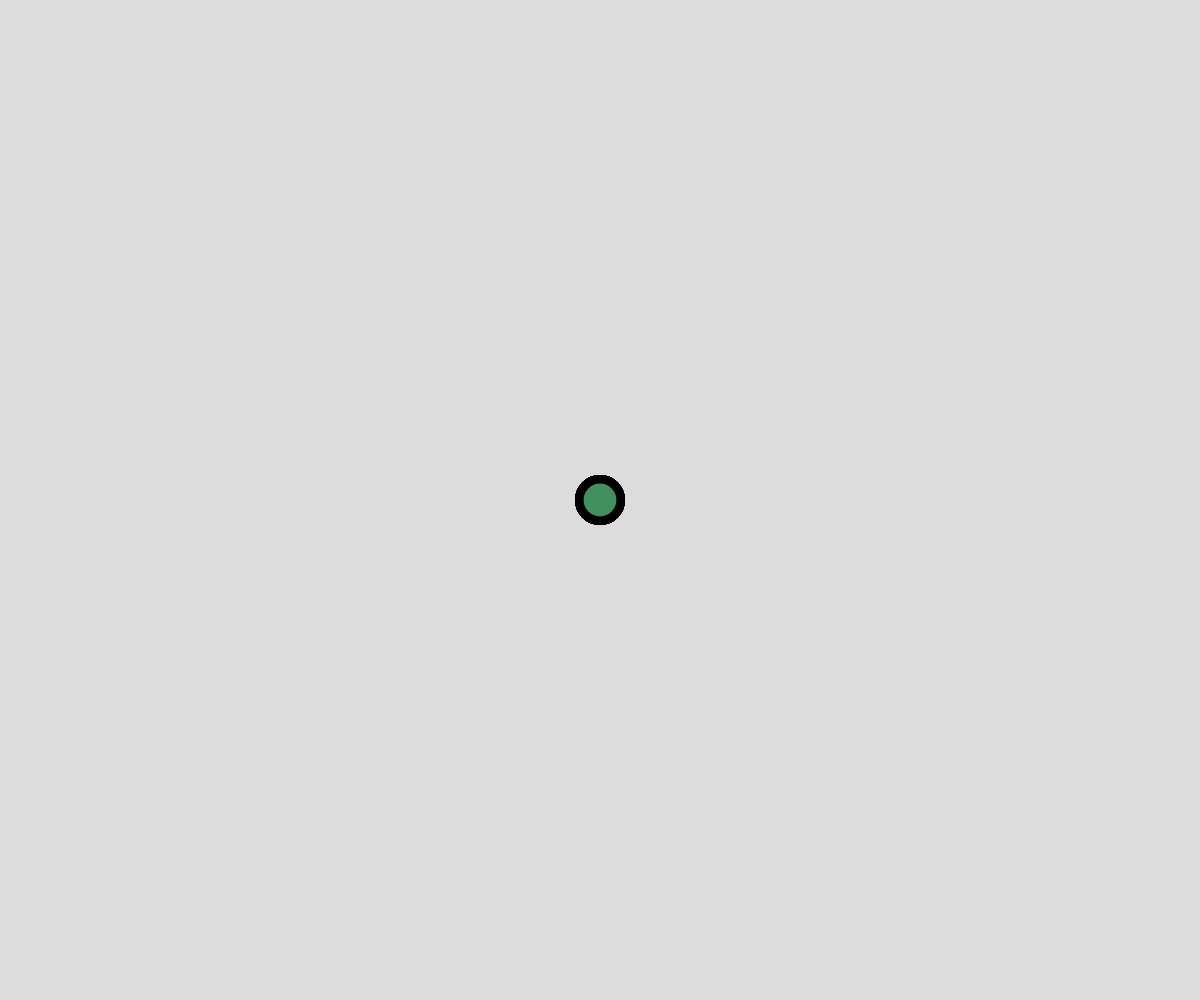
Frame 1 (no input)
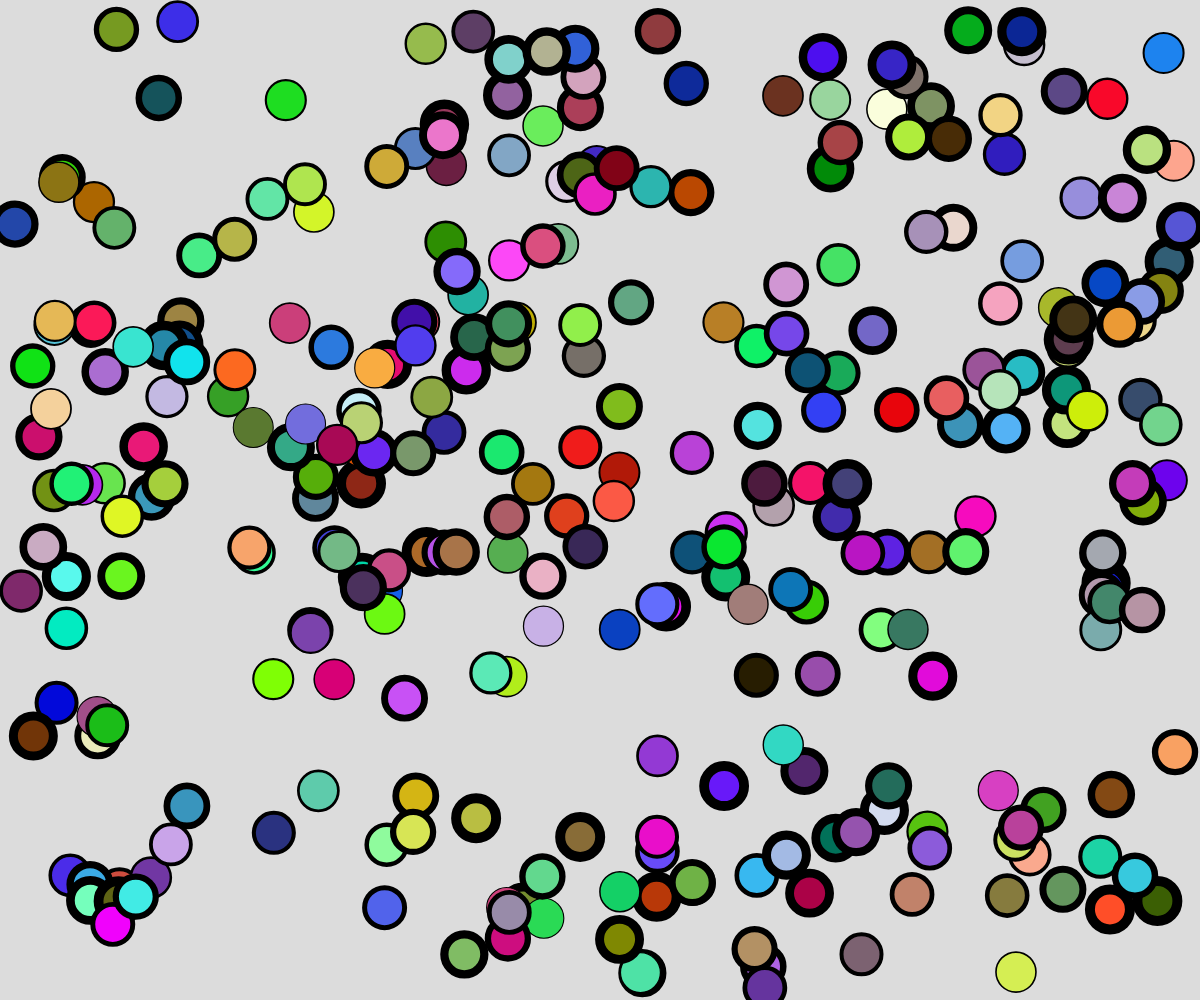
Frame 60 (no input)
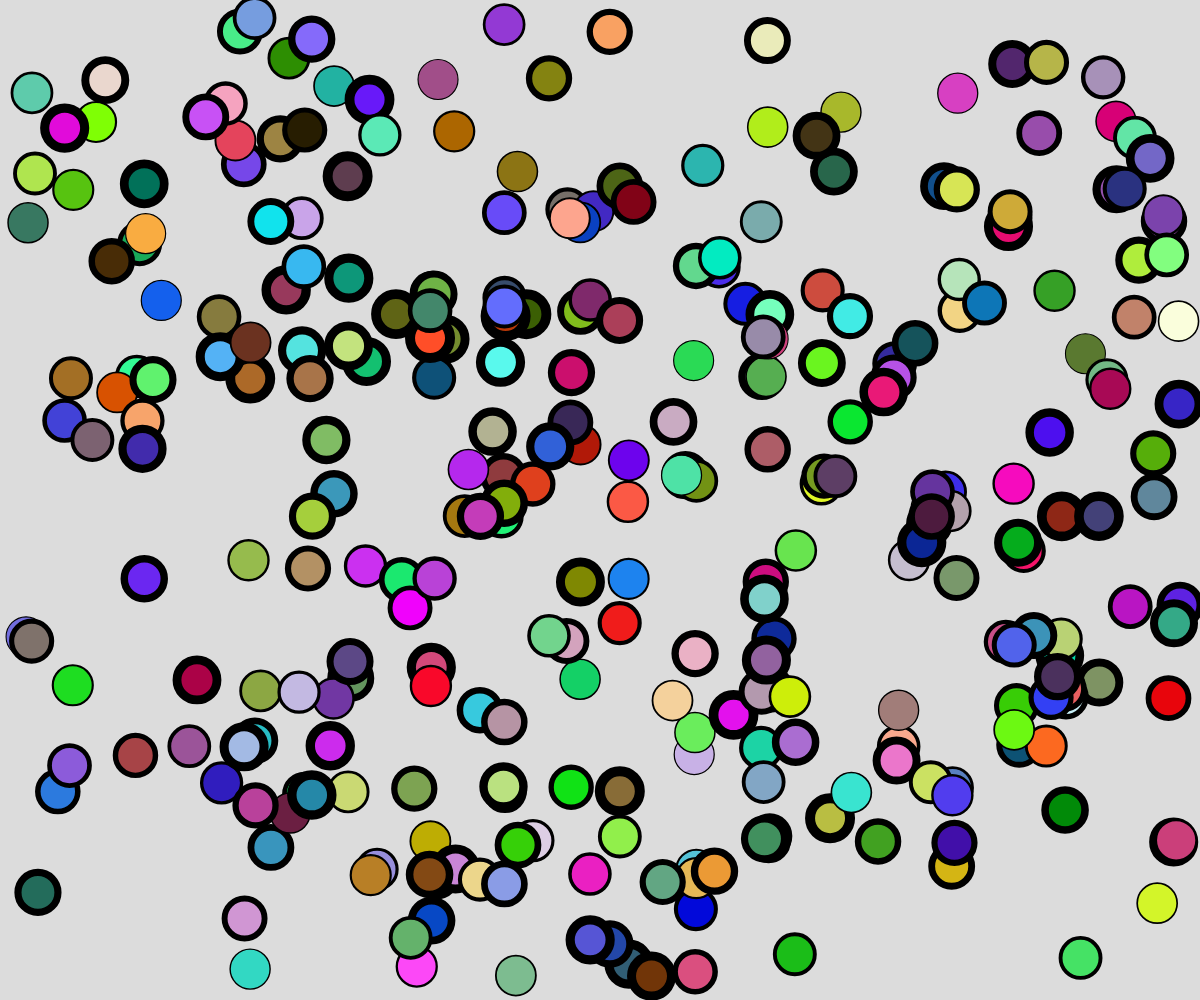
Frame 120 (the mouse pressed at the canvas centre since frame 60)

The p5.js sketch that drew these frames (run headless with seeded random() and noise() and a simulated clock; from frame 60 on, the mouse is pressed at the canvas centre):

// p5.js sketch
// ── sketch.js

let balls = new Array(300);

function setup() {
  createCanvas(windowWidth, windowHeight);
  for (let i = 0; i < balls.length; i++) {
    balls[i] = new RandomBouncingBall(width / 2, height / 2);
  }
}

function draw() {
  background(220);

  for (let i = 0; i < balls.length; i++) {
    const b = balls[i];
    b.render();
    b.update();
    // balls[i].render();
    // balls[i].update();
  }
}

class Ball {
  constructor(x, y) {
    this.x = x;
    this.y = y;
    this.r = random(20,20)

    const sMax = 20
    this.speedX = random(-sMax, sMax)
    this.speedY = random(-sMax, sMax)
  }

  update() {
    this.x += this.speedX
    this.y += this.speedY
  }

  render() {
    circle(this.x, this.y, this.r * 2);
  }
}

class BouncingBall extends Ball {
  update() {
    super.update()

    if (this.x + this.r > width || this.x - this.r < 0) {
      this.speedX = -this.speedX
    }

    if (this.y + this.r > height || this.y - this.r < 0) {
      this.speedY = -this.speedY
    }
  }
}

class RandomBouncingBall extends BouncingBall {

  constructor(x, y) {
    super(x, y)
    this.sw = random(1,10);

    const red =  random(0, 255)
    const green =  random(0, 255)
    const blue =  random(0, 255)
    this.color = color(red, green, blue)
  }
  render() {
    strokeWeight(this.sw);
    fill(this.color)
    super.render()
  }
  
}
